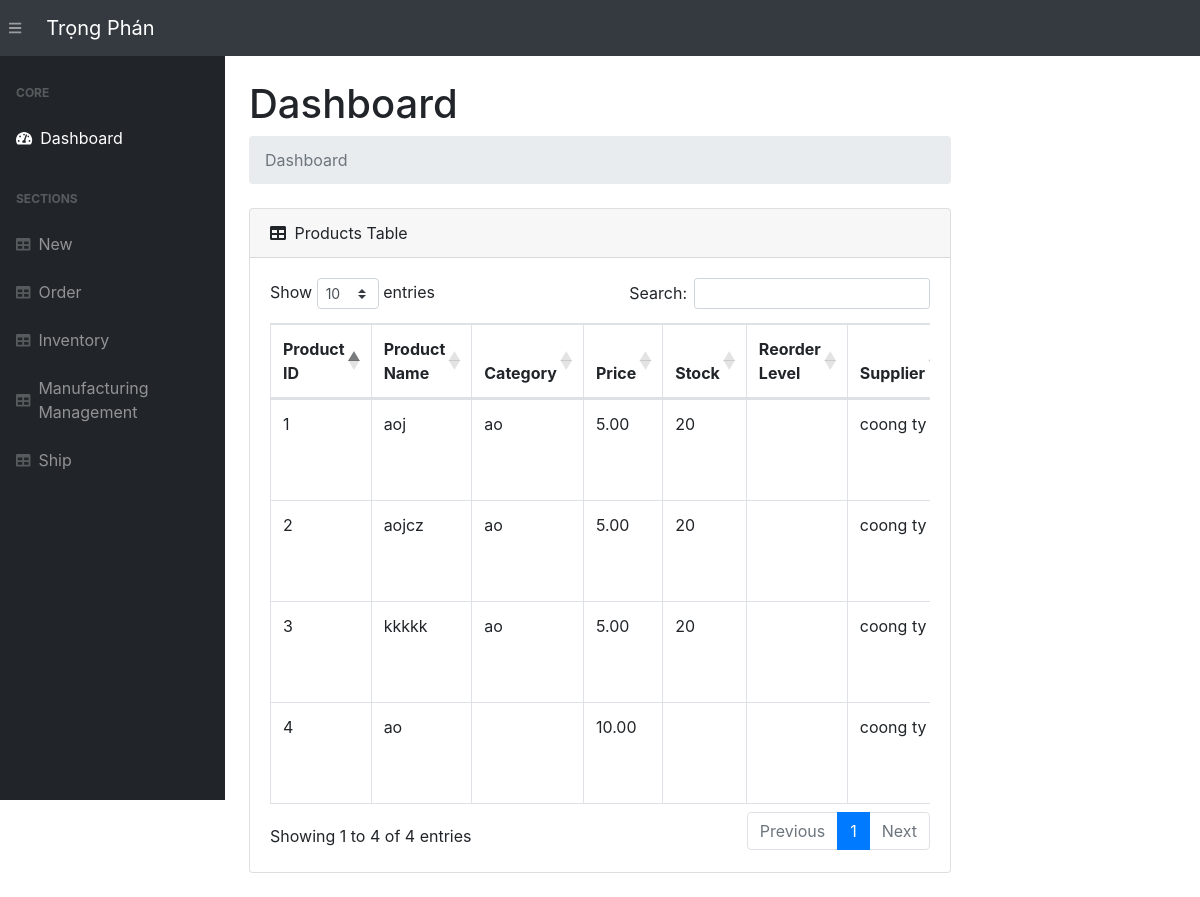
The page / on the database its author committed.
### app.py (models this page shows, shortened)
class Product(db.Model):
    __tablename__ = 'products'
    product_id = db.Column(db.Integer, primary_key=True)
    pro_name = db.Column(db.String(255), nullable=False)
    pro_category = db.Column(db.String(255))
    pro_unit_price = db.Column(db.Numeric(10, 2), nullable=False)
    pro_stock = db.Column(db.Integer, default=0)
    pro_supplier_id = db.Column(db.Integer, db.ForeignKey('supplier.supplier_id'))  # Sửa lại tên khóa ngoại
    supplier = db.relationship('Supplier', backref='products')
    last_updated = db.Column(db.DateTime, default=datetime.utcnow, onupdate=datetime.utcnow)
    condition = db.Column(db.String(50), nullable=True)
    defect_reason = db.Column(db.String(255), nullable=True)
    pro_status = db.Column(db.String(50), default='In Production')
    pro_material_id = db.Column(db.Integer, db.ForeignKey('material.material_id'))
    material = db.relationship('Material', backref='products')
    def __repr__(self):
        return f'<Product {self.product_id}>'

class Supplier(db.Model):
    __tablename__    = 'supplier'
    supplier_id      = db.Column(db.Integer, primary_key=True)
    sup_name         = db.Column(db.String(255), nullable=False)
    sup_contact_info = db.Column(db.String(255), nullable=False)
    sup_address      = db.Column(db.String(255), nullable=False)
    sup_material_id = db.Column(db.Integer, db.ForeignKey('material.material_id'))  # Sửa lại tên khóa ngoại
    material = db.relationship('Material', backref='supplier')

### app.py (the view)
@app.route('/', methods=["POST", "GET"])
def index():
    products = Product.query.all()  # Đảm bảo có dữ liệu
    print("Products:", products)  # In dữ liệu ra console để kiểm tra
    return render_template('index.html', products=products)

### templates/index.html (shortened to what this page needs)
{% extends 'base.html' %}
{% block content %}
<main>
    <div class="container-fluid">
        <h1 class="mt-4">Dashboard</h1>
        <ol class="breadcrumb mb-4">
            <li class="breadcrumb-item active">Dashboard</li>
        </ol>
        <div class="card mb-4">
            <div class="card-header">
                <i class="fas fa-table mr-1"></i> Products Table
            </div>
            <div class="card-body">
                <div class="table-responsive">
                    {% if products|length < 1 %}
                        <h4>There are no Products, add one above</h4>
                    {% else %}
                        <table class="table table-bordered" id="dataTable" width="100%" cellspacing="0">
                            <thead>
                                <tr>
                                    <th>Product ID</th>
                                    <th>Product Name</th>
                                    <th>Category</th>
                                    <th>Price</th>
                                    <th>Stock</th>
                                    <th>Reorder Level</th>
                                    <th>Supplier</th>
                                </tr>
                            </thead>
                            <tbody>
                                {% for product in products %}
                                    <tr>
                                        <td>{{ product.product_id }}</td>
                                        <td>{{ product.pro_name }}</td>
                                        <td>{{ product.pro_category }}</td>
                                        <td>{{ product.pro_unit_price }}</td>
                                        <td>{{ product.pro_stock }}</td>
                                        <td>{{ product.pro_reorder_level }}</td>
                                        <td>{{ product.supplier.sup_name }}</td>
                                    </tr>
                                {% endfor %}
                            </tbody>
                        </table>
                    {% endif %}
                </div>
            </div>
        </div>
    </div>
</main>
{% endblock %}

### rows shown on the page
Product: product_id "1", pro_name "aoj", pro_category "ao", pro_unit_price "5.00", pro_stock "20", supplier.sup_name "coong ty"
Product: product_id "2", pro_name "aojcz", pro_category "ao", pro_unit_price "5.00", pro_stock "20", supplier.sup_name "coong ty"
Product: product_id "3", pro_name "kkkkk", pro_category "ao", pro_unit_price "5.00", pro_stock "20", supplier.sup_name "coong ty"
Product: product_id "4", pro_name "ao", pro_unit_price "10.00", supplier.sup_name "coong ty"
